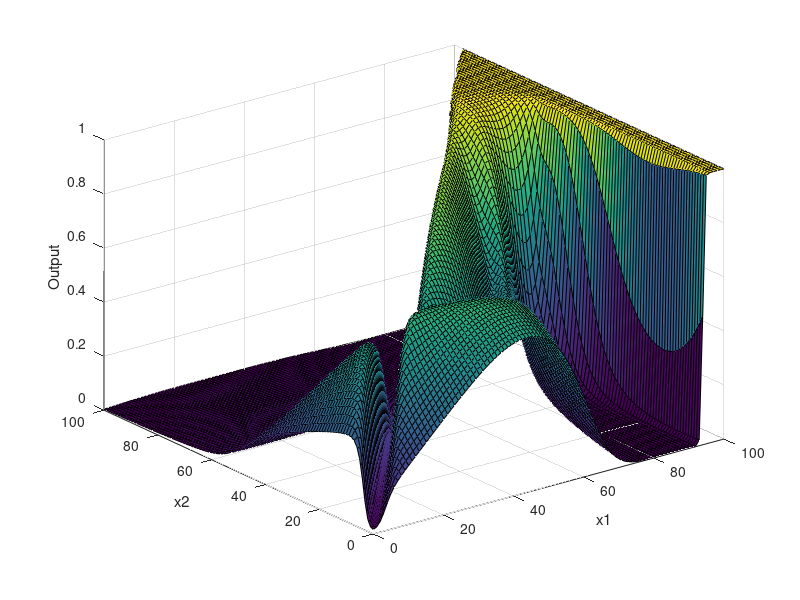

The MATLAB source for this figure:
close all; clc; clear;

x_1 = linspace(0, 100, 100);
x_2 = linspace(0, 100, 100);
[x1, x2] = meshgrid(x_1,x_2);

% LAYER 1
Ne_1_1 = tanh(0 - 0.4*x1 + 0.4*x2); % Hiperbolic tangent
Ne_2_1 = -2.34 + 0.09*x1 + 0.77*x2; % 1st order degree
Ne_3_1 = 1./(1+exp(-1.26 - 0.3*x1 + 0.5*x2)); % logistic
Ne_4_1 = (-0.91 +0.04*x1 - 0.0037*x2).^4; % 4th order degree
Ne_5_1 = exp(1.64 - 0.022*x1 - 0.022*x2); % 1st order exponential

% LAYER 2
Ne_1_2 = 0 + Ne_1_1 + 0.1*Ne_2_1 + Ne_3_1 + Ne_4_1 + 2.19*Ne_5_1; % 1st order degree
Ne_2_2 = tanh(0 + Ne_1_1 - 0.1*Ne_2_1 + Ne_3_1 + 0.43*Ne_4_1 + 1.38*Ne_5_1); % Hiperbolic tangent
Ne_3_2 = exp((-0.2 - 1.1*Ne_1_1 + 0.01*Ne_2_1 - 0.02*Ne_3_1 + 0.0074*Ne_4_1 + 0.017*Ne_5_1).^2); % 2nd order exponential
Ne_4_2 = (-0.002 + 0.02*Ne_1_1 - 0.002*Ne_2_1 - 0.3*Ne_3_1 - 0.019*Ne_4_1 + 0.017*Ne_5_1).^6; % 6th order degree

% LAYER 3
Ne_1_3 = 1./(1+exp(1 + 0.4*Ne_1_2 - 0.9*Ne_2_2 - Ne_3_2 - 1.27*Ne_4_2)); % logistic

figure(1)
surf(x1,x2,Ne_1_3);
xlabel('x1')
ylabel('x2')
zlabel('Output')